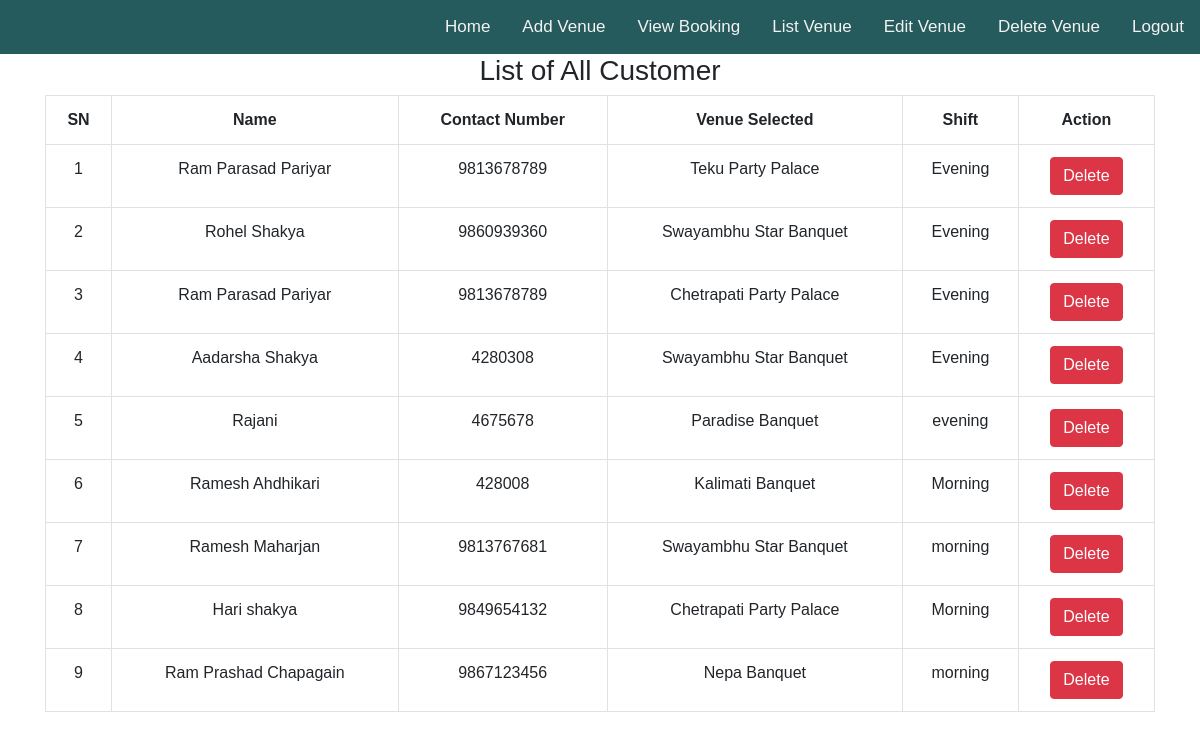
Page /view_booking.php (signed in) on the committed database.
### tables this page shows
CREATE TABLE `tbl_customer_book` (
  `c_id` int(11) NOT NULL,
  `c_name` varchar(255) NOT NULL,
  `c_contact` bigint(20) NOT NULL,
  `c_venue_select` varchar(255) NOT NULL,
  `c_shift` varchar(255) NOT NULL
);

### view_booking.php (the view, shortened to what this page needs)
<?php
include("dbconnect.php");
?>
<!DOCTYPE html>
<html>
<head>
  <link rel="stylesheet" href="bootstrap_css/bootstrap.min.css">
</head>
<body>
	<div class="topnav">
		<a href="logout.php">Logout</a>
		<a href="delete_venue.php">Delete Venue</a>
		<a href="edit_venue.php">Edit Venue</a>
		<a href="list_venue.php">List Venue</a>
		<a href="view_booking.php">View Booking</a>
		<a href="add_venue.php">Add Venue</a>
		<a href="home.php">Home</a>
	</div>
<div class="container">
<h3> List of All Customer</h3>
<?php
$sql="select * from tbl_customer_book Order by c_id DESC";
$result = $conn->query($sql);
if($result->num_rows <= 0){
	echo "Data not found !";
}else{
?>
<table align="center" class="table table-bordered">
<tr>
		<th>SN</th>
		<th>Name</th>
		<th>Contact Number</th>
		<th>Venue Selected</th>
		<th>Shift</th>
		<th>Action</th>
	</tr>
<?php
$i=1;
	 while($rows = $result->fetch_assoc()){
?>
	<tr>
		<td><?php echo $i;?></td>
		<td><?php echo $rows['c_name'];?></td>
		<td><?php echo $rows['c_contact'];?></td>
		<td><?php echo $rows['c_venue_select'];?></td>
		<td><?php echo $rows['c_shift'];?></td>
		<td>
		<a href="delete_view_booking_detail.php?id=<?php echo $rows['c_id']; ?>" onClick="return confirm_delete()" class="btn btn-danger" role="button">Delete</a>
		</td>
	</tr>
<?php
	$i++;
	 }
?>
	 </table>
<?php
	}
?>
</div>
</body>
</html>

### view_booking.php (style rules this page uses)
body { text-align: center; margin: 0; font-family: Arial, Helvetica, sans-serif; }
.topnav { overflow: hidden; background-color: #255B5C; }
.topnav a { float: right; color: #f2f2f2; text-align: center; padding: 14px 16px; text-decoration: none; font-size: 17px; }

### rows in the picture
tbl_customer_book: c_name "Ram Parasad Pariyar", c_contact "9813678789", c_venue_select "Teku Party Palace", c_shift "Evening"
tbl_customer_book: c_name "Rohel Shakya", c_contact "9860939360", c_venue_select "Swayambhu Star Banquet", c_shift "Evening"
tbl_customer_book: c_name "Ram Parasad Pariyar", c_contact "9813678789", c_venue_select "Chetrapati Party Palace", c_shift "Evening"
tbl_customer_book: c_name "Aadarsha Shakya", c_contact "4280308", c_venue_select "Swayambhu Star Banquet", c_shift "Evening"
tbl_customer_book: c_name "Rajani", c_contact "4675678", c_venue_select "Paradise Banquet", c_shift "evening"
tbl_customer_book: c_name "Ramesh Ahdhikari", c_contact "428008", c_venue_select "Kalimati Banquet", c_shift "Morning"
tbl_customer_book: c_name "Ramesh Maharjan", c_contact "9813767681", c_venue_select "Swayambhu Star Banquet", c_shift "morning"
tbl_customer_book: c_name "Hari shakya", c_contact "9849654132", c_venue_select "Chetrapati Party Palace", c_shift "Morning"
tbl_customer_book: c_name "Ram Prashad Chapagain", c_contact "9867123456", c_venue_select "Nepa Banquet", c_shift "morning"
